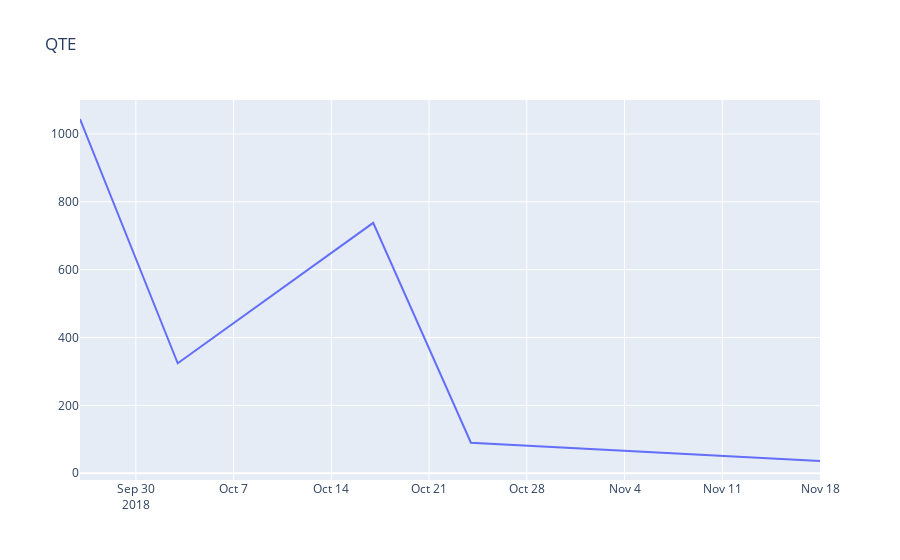

The notebook cell saved with this chart:
### Code cell
data=[]
y=myData[(myData["ITINERARY_NAME"].str.match("Dimanche/Mercredi, 1020/800/50")) & (myData["PRODUCT_NAME"].str.match("TWIST O-A 20CL"))][["GREGORIAN_DATE","SOLD QUANTITY"]].groupby("GREGORIAN_DATE").sum().tail()
data.append(go.Scatter(
            x = y.index,
            y = y["SOLD QUANTITY"],
            mode="lines",
            name=f"TWIST",))
            
                                     ###           PLOTING       ###
layout = go.Layout(title=f"QTE")
fig = go.Figure(data=data,layout=layout)
pyo.iplot(fig)

### Figure 1 — Plotly figure (JSON) as saved in the notebook; plotly's stock layout.template omitted (floating-point values rounded to 4 significant figures)
{"data": [{"mode": "lines", "name": "TWIST", "type": "scatter", "x": ["2018-09-26", "2018-10-03", "2018-10-17", "2018-10-24", "2018-11-18"], "y": [1044, 324, 738, 90, 36]}], "layout": {"title": {"text": "QTE"}}}
